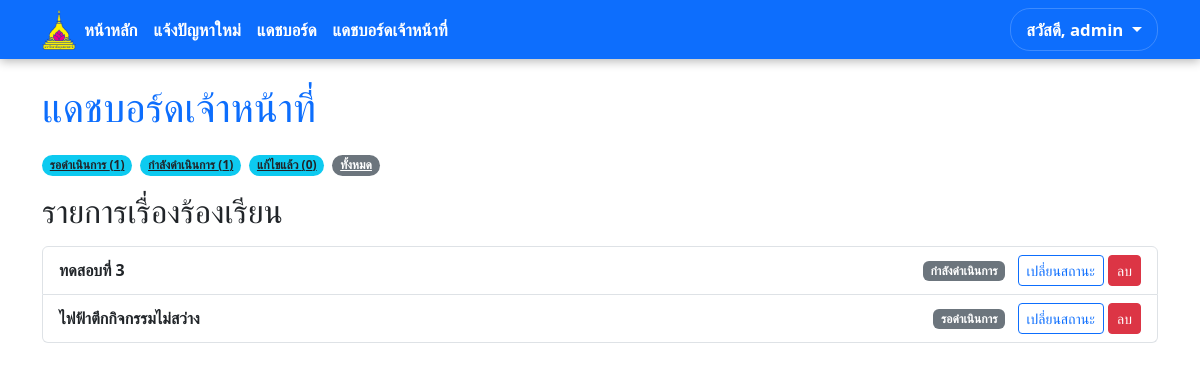
The page /staff/dashboard/ (signed in) on the database as committed earlier.
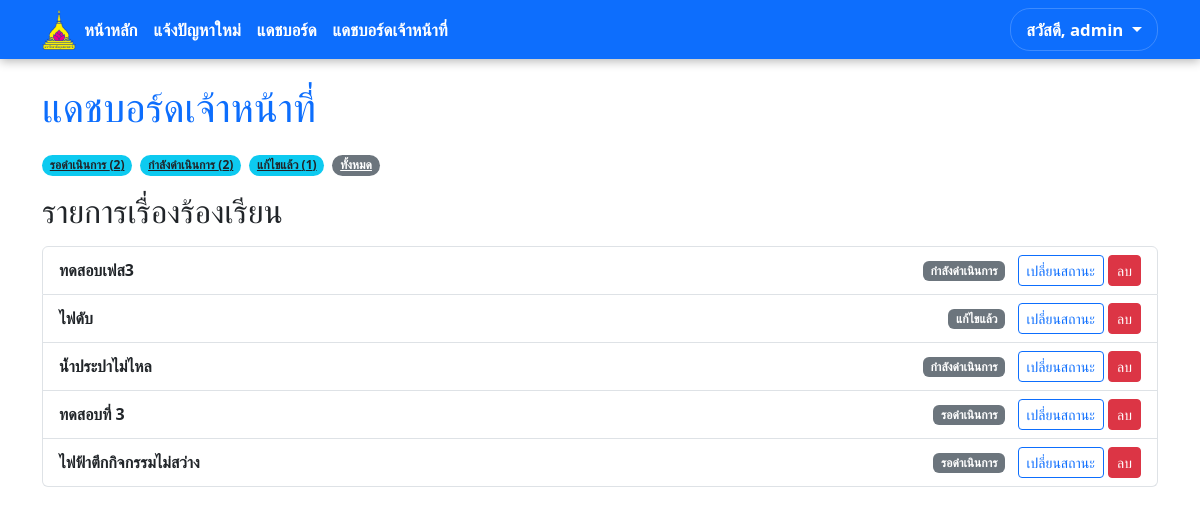
The same page on the database as committed later.
### core/models.py (models this page shows, shortened)
class Case(models.Model):
    STATUS_CHOICES = [
        ('pending', 'รอดำเนินการ'),
        ('in_progress', 'กำลังดำเนินการ'),
        ('resolved', 'แก้ไขแล้ว'),
    ]
    CATEGORY_CHOICES = [
        ('electrical', 'ไฟฟ้า'),
        ('water_supply', 'ประปา'),
        ('road_damage', 'ถนน/ทางเท้า'),
        ('other', 'อื่นๆ'),
    ]
    title = models.CharField(max_length=200)
    description = models.TextField()
    status = models.CharField(max_length=20, choices=STATUS_CHOICES, default='pending')
    category = models.CharField(max_length=50, choices=CATEGORY_CHOICES)
    reporter = models.ForeignKey(User, on_delete=models.CASCADE, related_name='reported_cases')
    created_at = models.DateTimeField(auto_now_add=True)
    updated_at = models.DateTimeField(auto_now=True)
    image_file = models.ImageField(upload_to='case_images/', blank=True, null=True)

### core/views.py (the view)
# urls.py: path('staff/dashboard/', views.staff_dashboard_view, name='staff_dashboard'),
@login_required
def staff_dashboard_view(request):
    if not request.user.is_staff:
        messages.error(request, 'คุณไม่มีสิทธิ์ในการเข้าถึงหน้านี้')
        return redirect('home')
    status_filter = request.GET.get('status')
    if status_filter:
        all_cases = Case.objects.filter(status=status_filter).order_by('-created_at')
    else:
        all_cases = Case.objects.all().order_by('-created_at')
    case_counts = Case.objects.values('status').annotate(total=Count('status'))
    status_counts = {item['status']: item['total'] for item in case_counts}
    context = {
        'all_cases': all_cases,
        'status_choices': Case.STATUS_CHOICES,
        'status_counts': status_counts,
        'selected_status': status_filter,
    }
    return render(request, 'core/staff_dashboard.html', context)

### core/templatetags/custom_filters.py (called while the page is built)
@register.filter
def get_item(dictionary, key):
    return dictionary.get(key)

### core/templates/core/staff_dashboard.html (shortened to what this page needs)
{% extends 'core/base.html' %}
{% load custom_filters %}
{% block content %}
    <h1 class="text-primary mb-4">แดชบอร์ดเจ้าหน้าที่</h1>
    <div class="mb-3 d-flex flex-wrap gap-2">
        {% for status_value, status_label in status_choices %}
            <a href="{% url 'staff_dashboard' %}?status={{ status_value }}" class="badge rounded-pill bg-info text-dark">
                {{ status_label }} ({{ status_counts|get_item:status_value|default:0 }})
            </a>
        {% endfor %}
        <a href="{% url 'staff_dashboard' %}" class="badge rounded-pill bg-secondary">ทั้งหมด</a>
    </div>
    <h2>รายการเรื่องร้องเรียน {% if selected_status %}(สถานะ: {{ selected_status }}){% endif %}</h2>
    <div class="list-group mt-3">
        {% if all_cases %}
            {% for case in all_cases %}
                <div class="list-group-item list-group-item-action d-flex justify-content-between align-items-center">
                    <a href="{% url 'case_detail' case.id %}" class="text-decoration-none text-dark fw-bold">{{ case.title }}</a>
                    <div>
                        <span class="badge bg-secondary me-2">{{ case.get_status_display }}</span>
                        <a href="{% url 'change_case_status' case.id %}" class="btn btn-sm btn-outline-primary">เปลี่ยนสถานะ</a>
                        <a href="{% url 'case_delete' case.id %}" class="btn btn-sm btn-danger">ลบ</a>
                    </div>
                </div>
            {% endfor %}
        {% else %}
            <div class="alert alert-warning text-center" role="alert">
                ไม่พบเรื่องร้องเรียนในสถานะนี้
            </div>
        {% endif %}
    </div>
{% endblock %}

Rows that differ between the two databases and show on the page:
added Case: title "ทดสอบเฟส3", status "กำลังดำเนินการ"
added Case: title "ไฟดับ", status "แก้ไขแล้ว"
added Case: title "น้ำประปาไม่ไหล", status "กำลังดำเนินการ"
changed Case "ทดสอบที่ 3": status "กำลังดำเนินการ" → "รอดำเนินการ"
Other text that changed with them:
new list line: "รอดำเนินการ ( 2 )"
new list line: "กำลังดำเนินการ ( 2 )"
new list line: "แก้ไขแล้ว ( 1 )"
list line gone: "รอดำเนินการ ( 1 )"
list line gone: "กำลังดำเนินการ ( 1 )"
list line gone: "แก้ไขแล้ว ( 0 )"
